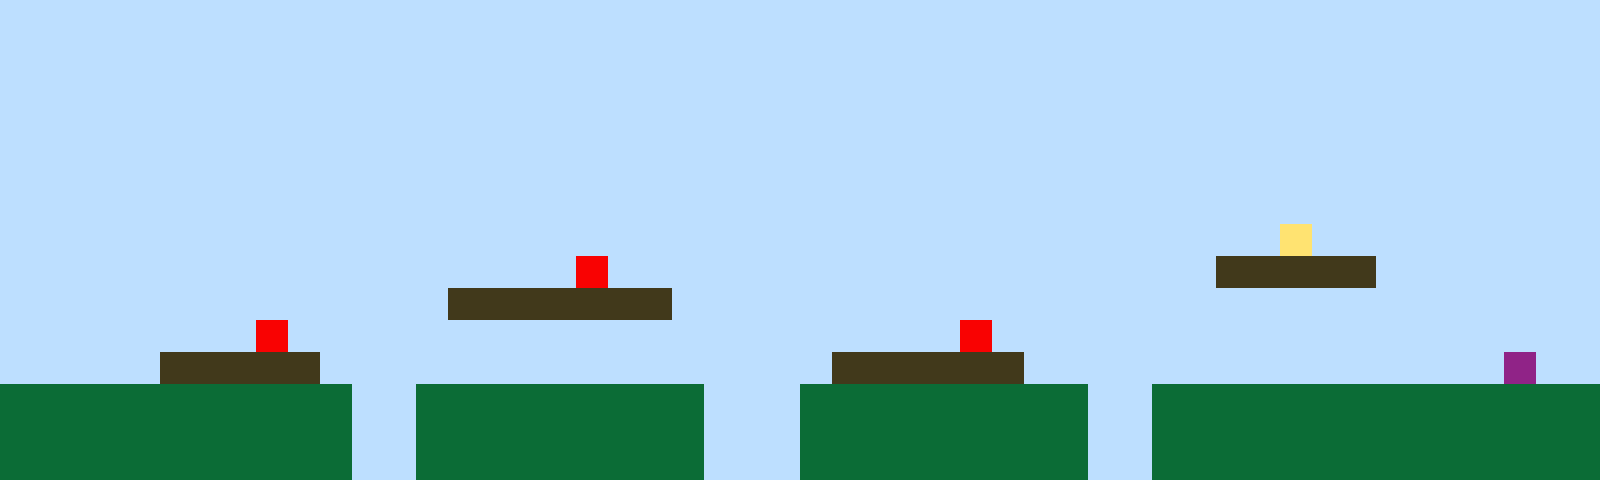

This game map was drawn from its Tiled (.tmx) file and the tilesets committed beside it. A one-line description and the full map source follow:
An orthogonal 50x15 tile map with 32x32 px tiles, 1 tile layer (Tile Layer 1).

<map version="1.10" tiledversion="1.11.2" orientation="orthogonal" renderorder="right-up" width="50" height="15" tilewidth="32" tileheight="32" infinite="0" nextlayerid="2" nextobjectid="1"><editorsettings><export target="map1.csv" format="csv" /></editorsettings><tileset firstgid="1" name="sprites" tilewidth="32" tileheight="32" tilecount="6" columns="3"><image source="sprites.png" width="96" height="64" /></tileset><layer id="1" name="Tile Layer 1" width="50" height="15"><data encoding="csv">1,1,1,1,1,1,1,1,1,1,1,1,1,1,1,1,1,1,1,1,1,1,1,1,1,1,1,1,1,1,1,1,1,1,1,1,1,1,1,1,1,1,1,1,1,1,1,1,1,1,1,1,1,1,1,1,1,1,1,1,1,1,1,1,1,1,1,1,1,1,1,1,1,1,1,1,1,1,1,1,1,1,1,1,1,1,1,1,1,1,1,1,1,1,1,1,1,1,1,1,1,1,1,1,1,1,1,1,1,1,1,1,1,1,1,1,1,1,1,1,1,1,1,1,1,1,1,1,1,1,1,1,1,1,1,1,1,1,1,1,1,1,1,1,1,1,1,1,1,1,1,1,1,1,1,1,1,1,1,1,1,1,1,1,1,1,1,1,1,1,1,1,1,1,1,1,1,1,1,1,1,1,1,1,1,1,1,1,1,1,1,1,1,1,1,1,1,1,1,1,1,1,1,1,1,1,1,1,1,1,1,1,1,1,1,1,1,1,1,1,1,1,1,1,1,1,1,1,1,1,1,1,1,1,1,1,1,1,1,1,1,1,1,1,1,1,1,1,1,1,1,1,1,1,1,1,1,1,1,1,1,1,1,1,1,1,1,1,1,1,1,1,1,1,1,1,1,1,1,1,1,1,1,1,1,1,1,1,1,1,1,1,1,1,1,1,1,1,1,1,1,1,1,1,1,1,1,1,1,1,1,1,1,1,1,1,1,1,1,1,1,1,1,1,1,1,1,1,1,1,1,1,1,1,1,1,1,1,1,1,1,1,1,1,1,1,1,1,1,1,1,1,1,1,1,1,1,1,1,1,1,1,1,1,1,1,1,1,1,1,1,1,1,1,1,1,1,1,1,1,1,1,1,1,1,1,1,1,1,1,4,1,1,1,1,1,1,1,1,1,1,1,1,1,1,1,1,1,1,1,1,1,1,1,1,1,1,1,5,1,1,1,1,1,1,1,1,1,1,1,1,1,1,1,1,1,1,1,3,3,3,3,3,1,1,1,1,1,1,1,1,1,1,1,1,1,1,1,1,1,1,1,1,1,3,3,3,3,3,3,3,1,1,1,1,1,1,1,1,1,1,1,1,1,1,1,1,1,1,1,1,1,1,1,1,1,1,1,1,1,1,1,1,1,1,1,1,1,5,1,1,1,1,1,1,1,1,1,1,1,1,1,1,1,1,1,1,1,1,1,5,1,1,1,1,1,1,1,1,1,1,1,1,1,1,1,1,1,1,1,1,1,1,1,1,3,3,3,3,3,1,1,1,1,1,1,1,1,1,1,1,1,1,1,1,1,3,3,3,3,3,3,1,1,1,1,1,1,1,1,1,1,1,1,1,1,1,6,1,1,2,2,2,2,2,2,2,2,2,2,2,1,1,2,2,2,2,2,2,2,2,2,1,1,1,2,2,2,2,2,2,2,2,2,1,1,2,2,2,2,2,2,2,2,2,2,2,2,2,2,2,2,2,2,2,2,2,2,2,2,2,1,1,2,2,2,2,2,2,2,2,2,1,1,1,2,2,2,2,2,2,2,2,2,1,1,2,2,2,2,2,2,2,2,2,2,2,2,2,2,2,2,2,2,2,2,2,2,2,2,2,1,1,2,2,2,2,2,2,2,2,2,1,1,1,2,2,2,2,2,2,2,2,2,1,1,2,2,2,2,2,2,2,2,2,2,2,2,2,2</data></layer></map>
